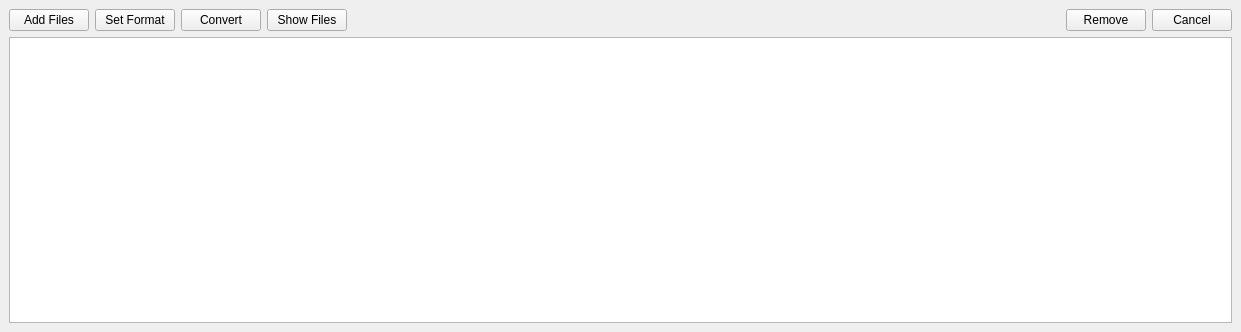
<?xml version="1.0" encoding="UTF-8"?>
<ui version="4.0">
 <class>ExportBatchWindow</class>
 <widget class="QMainWindow" name="ExportBatchWindow">
  <property name="geometry">
   <rect>
    <x>0</x>
    <y>0</y>
    <width>1241</width>
    <height>332</height>
   </rect>
  </property>
  <property name="acceptDrops">
   <bool>true</bool>
  </property>
  <property name="windowTitle">
   <string>Batch</string>
  </property>
  <property name="windowIcon">
   <iconset resource="../../resource.qrc">
    <normaloff>:/all/icons/CAR_Logo.ico</normaloff>:/all/icons/CAR_Logo.ico</iconset>
  </property>
  <widget class="QWidget" name="centralwidget">
   <layout class="QVBoxLayout" name="verticalLayout">
    <item>
     <layout class="QHBoxLayout" name="horizontalLayout">
      <item>
       <widget class="QPushButton" name="addFilesButton">
        <property name="text">
         <string>Add Files</string>
        </property>
        <property name="shortcut">
         <string>Ctrl+O</string>
        </property>
       </widget>
      </item>
      <item>
       <widget class="QPushButton" name="setFormatButton">
        <property name="text">
         <string>Set Format</string>
        </property>
       </widget>
      </item>
      <item>
       <widget class="QPushButton" name="convertButton">
        <property name="text">
         <string>Convert</string>
        </property>
       </widget>
      </item>
      <item>
       <widget class="QPushButton" name="showFilesButton">
        <property name="text">
         <string>Show Files</string>
        </property>
       </widget>
      </item>
      <item>
       <widget class="QLabel" name="progressLabel">
        <property name="text">
         <string/>
        </property>
       </widget>
      </item>
      <item>
       <spacer name="horizontalSpacer">
        <property name="orientation">
         <enum>Qt::Horizontal</enum>
        </property>
        <property name="sizeHint" stdset="0">
         <size>
          <width>40</width>
          <height>20</height>
         </size>
        </property>
       </spacer>
      </item>
      <item>
       <widget class="QPushButton" name="removeFilesButton">
        <property name="text">
         <string>Remove</string>
        </property>
       </widget>
      </item>
      <item>
       <widget class="QPushButton" name="cancelJobsButton">
        <property name="text">
         <string>Cancel</string>
        </property>
       </widget>
      </item>
     </layout>
    </item>
    <item>
     <widget class="QTableView" name="tableView">
      <property name="alternatingRowColors">
       <bool>true</bool>
      </property>
      <attribute name="horizontalHeaderDefaultSectionSize">
       <number>300</number>
      </attribute>
     </widget>
    </item>
   </layout>
  </widget>
 </widget>
 <resources>
  <include location="../../resource.qrc"/>
 </resources>
 <connections/>
</ui>
